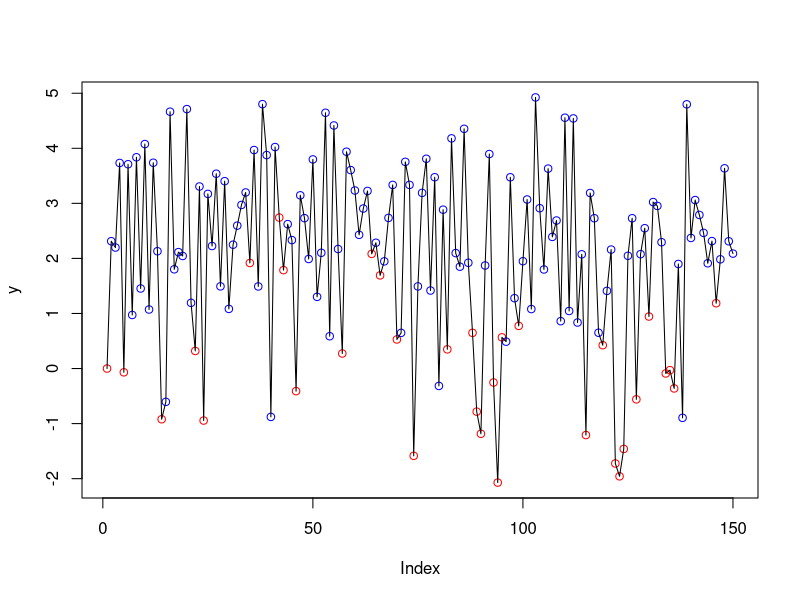
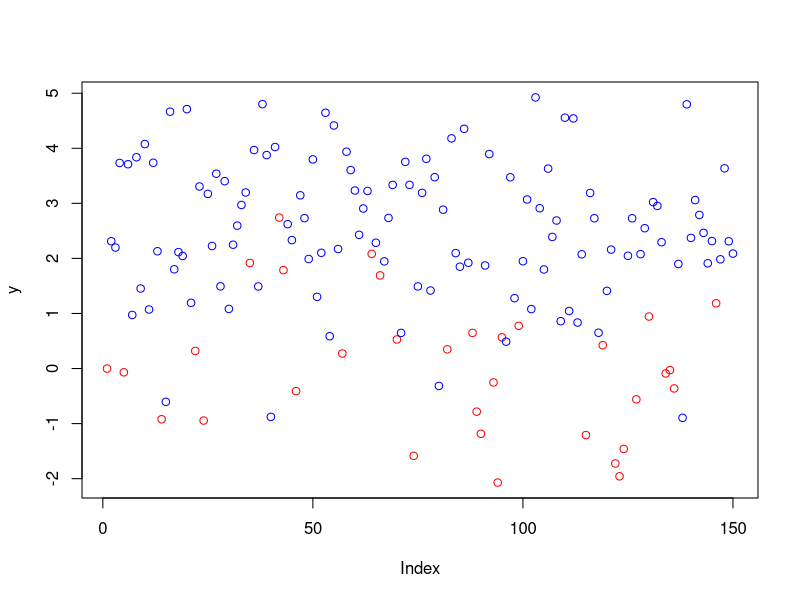
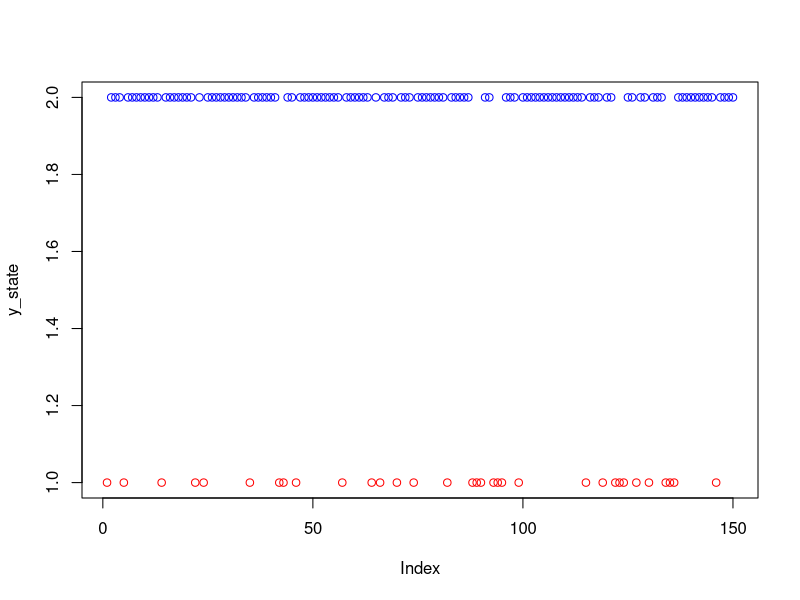
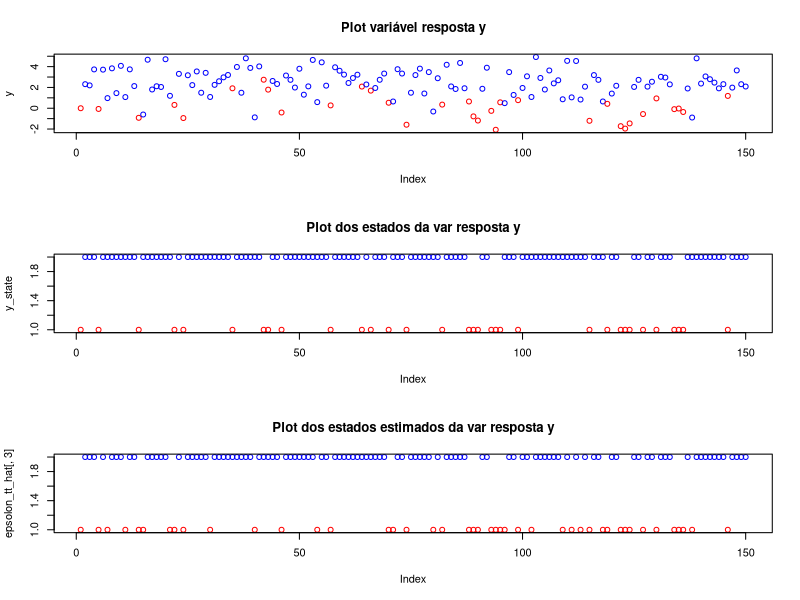
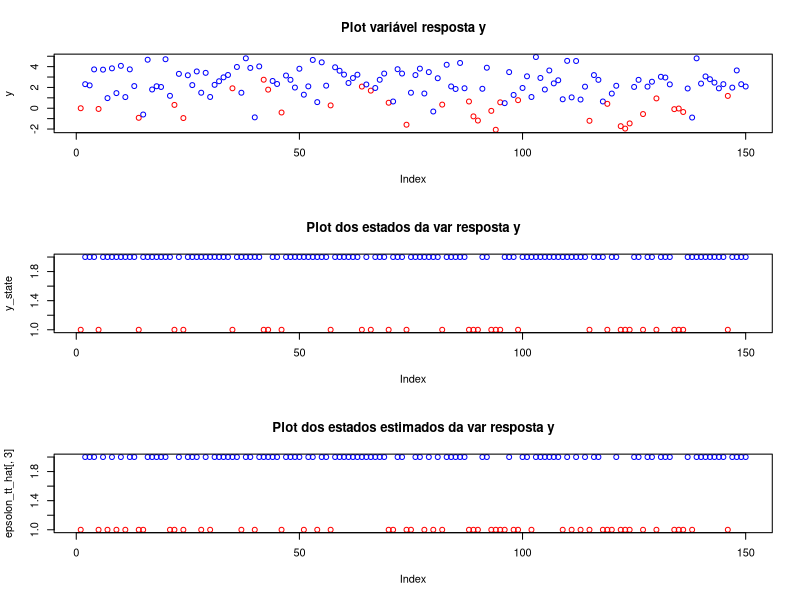

Recreate these plots in R, in order.
#Ex 1
#################################################
#####################CASO AR1####################
#################################################
#Algoritmo EM para maximização de Log Verossimilhanças (caso AR(1))
set.seed(43985)
n_states=2 #define num estados
TT=150 #define quantos observações de yt temos
y_1=vector()
y_2=vector()
phi_1=0.3
phi_2=-0.6
c1=0
c2=4
y_1[1]=c1
for (j in 2:TT){
  y_1[j]=c1+phi_1*y_1[j-1]+rnorm(1,0.1,1.1)
}
y_2[1]=c2
for (j in 2:TT){
  y_2[j]=c2+phi_2*y_2[j-1]+rnorm(1,0.1,1.1)
}
y=vector()
y_state=vector()
init_state=1
y[1]=y_1[1]
y_state[1]=init_state
p11=1/4
p22=3/4
p12=1-p11
p21=1-p22
P=matrix(data = c(p11,p12,p21,p22),ncol = 2)
P

#simulando dados
for (t in 2:TT){
  if(y_state[t-1]==1) ind_state=rbinom(1,1,p11) #define estado 1 como sucesso em uma dist de bernoulli
  if(y_state[t-1]==2) ind_state=rbinom(1,1,p21)
  
  if(ind_state==1){y[t]=y_1[t];y_state[t]=1}
  if(ind_state==0){y[t]=y_2[t];y_state[t]=2}
}
#par(mfrow=c(1,1))
plot(y,col = ifelse(y_state == 1,'red','blue'))
lines(y)
plot(y,col = ifelse(y_state == 1,'red','blue'))
plot(y_state,col = ifelse(y_state == 1,'red','blue'))
sum(y_state==1)/TT

#estimando parametros
#sabendo que existem 2 estados e sendo que var resposta para ambos vem de uma dist normal
mu_space=seq(-5,5,0.2)
sigma_space=seq(-5,5,0.2)
pi_space=seq(0,1,0.01)
mu_hat=rep(0,n_states)
sigma_hat=rep(0,n_states)
p_hat=rep(0,n_states)
pi_hat=rep(0,n_states)
sd_y=sd(y)
mean_y=mean(y)
#inicializando probabilidades de cada estado
epsolon_tt_hat=matrix(data = NA,ncol = n_states,nrow = TT)
epsolon_tt_hat[1,]=t(c(0.5,0.5))
ni=pnorm(y,)
L=rep(-Inf,n_states)
L1=vector()
L2=vector()
state_hat=vector()

#supondo que sabemos o vetor de parâmetros real e a distribuição da variável resposta em cada estado
p1_hat=dnorm(y,mean = c1/(1-phi_1),sd = 1.1/sqrt(1-phi_1^2))
p2_hat=dnorm(y,mean = c2/(1-phi_2),sd = 1.1/sqrt(1-phi_2^2))
epsolon_tt_hat=matrix(NA,ncol = n_states+1,nrow = TT)
epsolon_tt_hat[,1]=p1_hat
epsolon_tt_hat[,2]=p2_hat
epsolon_tt_hat[,3]=2
y_state_hat=vector(length = TT)
epsolon_tt_hat[epsolon_tt_hat[,1]>=epsolon_tt_hat[,2],3]=1
par(mfrow=c(3,1))
par(mfrow=c(3,1))
plot(y,col = ifelse(y_state == 1,'red','blue'),main = "Plot variável resposta y")
plot(y_state,col = ifelse(y_state == 1,'red','blue'),main = "Plot dos estados da var resposta y")
plot(epsolon_tt_hat[,3],col = ifelse(epsolon_tt_hat[,3] == 1,'red','blue'),main = "Plot dos estados estimados da var resposta y")
sum(epsolon_tt_hat[,3]==y_state)/TT

#supondo que sei apenas a distribuição da var resposta y (Inferência ótima)
init_mu1=-5
init_sd1=2
init_mu2=5
init_sd2=2
pi1=sum(dnorm(y,mean = init_mu1,sd = init_sd1))/TT
pi2=sum(dnorm(y,mean = init_mu2,sd = init_sd2))/TT
init_state=1
n_max_test=100
teta_hat=matrix(NA,ncol = 3*n_states+1,nrow = n_max_test)
teta_hat[1,]=c(init_mu1,init_mu2,init_sd1,init_sd2,pi1,pi2,init_state)
epsolon_tt_hat1=vector()
epsolon_tt_hat2=vector()
L=matrix(NA,nrow = n_max_test,ncol = n_states)
L[1,]=c(0,0)


#NAO RODAR AQUI PRA BAIXO, TÁ ERRADO!







#########################################
#################smoothed inference######
#########################################
for (k in 2:n_max_test){
  epsolon_tt_hat1=dnorm(y,mean = teta_hat[k-1,1],sd = teta_hat[k-1,3])
  epsolon_tt_hat2=dnorm(y,mean = teta_hat[k-1,2],sd = teta_hat[k-1,4])
  epsolon_tt_hat1=epsolon_tt_hat1/(epsolon_tt_hat1+epsolon_tt_hat2)
  epsolon_tt_hat2=epsolon_tt_hat2/(epsolon_tt_hat1+epsolon_tt_hat2)
  teta_hat[k,1]=sum(y*epsolon_tt_hat1)/sum(epsolon_tt_hat1)
  teta_hat[k,2]=sum(y*epsolon_tt_hat2)/sum(epsolon_tt_hat2)
  teta_hat[k,3]=sum(((y-teta_hat[k,1])^2)*epsolon_tt_hat1)/sum(epsolon_tt_hat1)
  teta_hat[k,4]=sum(((y-teta_hat[k,2])^2)*epsolon_tt_hat2)/sum(epsolon_tt_hat2)
  teta_hat[k,5]=sum(epsolon_tt_hat1)/sum(epsolon_tt_hat1+epsolon_tt_hat2)
  teta_hat[k,6]=sum(epsolon_tt_hat2)/sum(epsolon_tt_hat1+epsolon_tt_hat2)
  
  L[k,1]=-sum(log(teta_hat[k,5]/sqrt(2*pi*sqrt(teta_hat[k,3])))) + sum((y-teta_hat[k,1])^2)/(2*teta_hat[k,1]^2)
  L[k,2]=-sum(log(teta_hat[k,6]/sqrt(2*pi*sqrt(teta_hat[k,4])))) + sum((y-teta_hat[k,2])^2)/(2*teta_hat[k,2]^2)
}

p1_hat=dnorm(y,mean = 0.06227823,sd = sqrt(1.0413993))
p2_hat=dnorm(y,mean = 2.964843,sd = sqrt(0.8198346001))
epsolon_tt_hat=matrix(NA,ncol = n_states+1,nrow = TT)
epsolon_tt_hat[,1]=p1_hat
epsolon_tt_hat[,2]=p2_hat
epsolon_tt_hat[,3]=2
y_state_hat=vector(length = TT)
epsolon_tt_hat[epsolon_tt_hat[,1]>=epsolon_tt_hat[,2],3]=1
par(mfrow=c(3,1))
plot(y,col = ifelse(y_state == 1,'red','blue'),main = "Plot variável resposta y")
plot(y_state,col = ifelse(y_state == 1,'red','blue'),main = "Plot dos estados da var resposta y")
plot(epsolon_tt_hat[,3],col = ifelse(epsolon_tt_hat[,3] == 1,'red','blue'),main = "Plot dos estados estimados da var resposta y")
sum(epsolon_tt_hat[,3]==y_state)/TT
count_11_hat=0
count_22_hat=0
for(l in 2:TT){
  if(epsolon_tt_hat[l,3]==epsolon_tt_hat[l-1,3] && epsolon_tt_hat[l,3]==1)count_11_hat=count_11_hat+1
  if(epsolon_tt_hat[l,3]==epsolon_tt_hat[l-1,3] && epsolon_tt_hat[l,3]==2)count_22_hat=count_22_hat+1
}
p11_hat=count_11_hat/sum(epsolon_tt_hat[,3]==1)
p22_hat=count_22_hat/sum(epsolon_tt_hat[,3]==2)
P_hat=matrix(data = c(p11_hat,1-p11_hat,1-p22_hat,p22_hat),ncol = 2)

